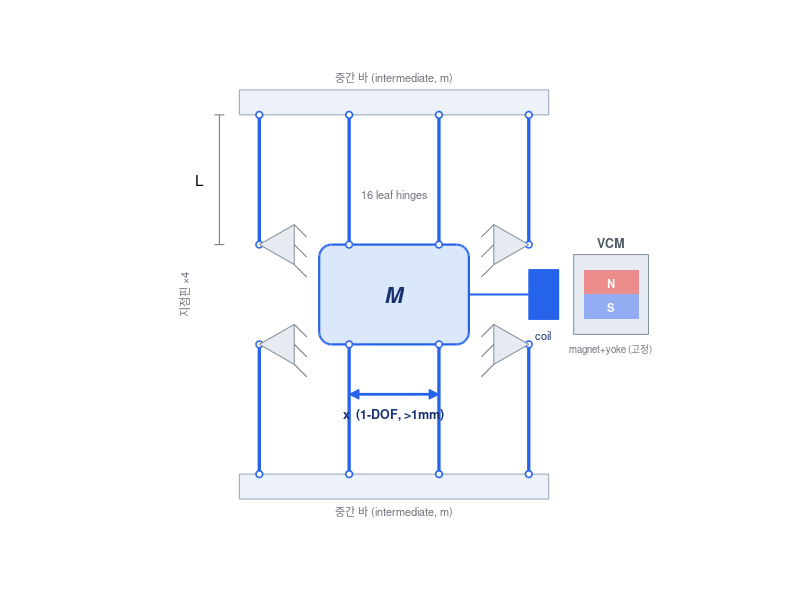

Write MATLAB code to recreate this figure.
%% make_concept_fig.m - 개념도(올바른 DCP 구조 + VCM) PNG 생성
%  구조: 중앙 플랫폼 M + 전폭 상/하 중간바(m) + 양옆 4 지점핀 + 16 힌지 (강의/검증 구조)
clear; clc; close all;
figure('Position',[100 100 660 540]); hold on; axis equal off;
blue=[0.15 0.39 0.92]; fixc=[0.90 0.92 0.95]; soft=[0.86 0.91 0.99]; edg=[0.5 0.55 0.6]; gry=[0.45 0.45 0.5];

% 전폭 상/하 중간바 (m)
rectangle('Position',[24 86 62 5],'FaceColor',[0.93 0.95 0.98],'EdgeColor',[0.58 0.64 0.72]);
rectangle('Position',[24  9 62 5],'FaceColor',[0.93 0.95 0.98],'EdgeColor',[0.58 0.64 0.72]);
text(55,93.5,'중간 바 (intermediate, m)','HorizontalAlignment','center','FontSize',8,'Color',gry);
text(55,6.5 ,'중간 바 (intermediate, m)','HorizontalAlignment','center','FontSize',8,'Color',gry);

% 중앙 무빙 플랫폼 M
rectangle('Position',[40 40 30 20],'Curvature',0.25,'FaceColor',soft,'EdgeColor',blue,'LineWidth',1.6);
text(55,50,'M','HorizontalAlignment','center','FontSize',16,'FontWeight','bold','Color',[0.1 0.2 0.45],'FontAngle','italic');

% 링크 8개 (수직, blade)
L={[46 86 46 60],[64 86 64 60],[46 40 46 14],[64 40 64 14],...   % 내부(바<->플랫폼)
   [28 86 28 60],[82 86 82 60],[28 14 28 40],[82 14 82 40]};     % 외부(바<->지점핀)
for i=1:8, plot([L{i}(1) L{i}(3)],[L{i}(2) L{i}(4)],'-','Color',blue,'LineWidth',2.4); end

% 16 힌지
HX=[28 46 64 82  46 64 46 64  28 46 64 82  28 82 28 82];
HY=[86 86 86 86  60 60 40 40  14 14 14 14  60 60 40 40];
plot(HX,HY,'o','MarkerFaceColor','w','MarkerEdgeColor',blue,'MarkerSize',5,'LineWidth',1.2);

% 양옆 4 지점핀 (해치 삼각) : (28,60)(82,60)(28,40)(82,40)
pins=[28 60 -1; 82 60 1; 28 40 -1; 82 40 1];
for i=1:4
  px=pins(i,1);py=pins(i,2);d=pins(i,3);
  patch(px+[0 -7*d -7*d],py+[0 4 -4],fixc,'EdgeColor',edg);
  for k=-1:1, plot(px-7*d+[0 -2.5*d],py+4*k+[0 -2.5],'-','Color',gry,'LineWidth',0.7); end
end
text(13,50,'지점핀 \times4','HorizontalAlignment','center','FontSize',8,'Color',gry,'Rotation',90);

% L 치수 (좌상단 외부 링크)
plot([20 20],[60 86],'-','Color',gry); plot([19 21],[60 60],'-','Color',gry); plot([19 21],[86 86],'-','Color',gry);
text(17,73,'L','HorizontalAlignment','right','FontSize',11);

% VCM: 코일(가동, 플랫폼에 연결) + 자석/요크(고정)
plot([70 82],[50 50],'-','Color',blue,'LineWidth',1.5);            % 연결 로드
rectangle('Position',[82 45 6 10],'FaceColor',blue,'EdgeColor',blue);
text(85,42,'coil','HorizontalAlignment','center','FontSize',8,'Color',[0.1 0.2 0.45]);
rectangle('Position',[91 42 15 16],'FaceColor',fixc,'EdgeColor',edg);
rectangle('Position',[93 50 11 5],'FaceColor',[0.93 0.55 0.55],'EdgeColor','none');
rectangle('Position',[93 45 11 5],'FaceColor',[0.58 0.68 0.95],'EdgeColor','none');
text(98.5,52.5,'N','HorizontalAlignment','center','FontSize',8,'Color','w','FontWeight','bold');
text(98.5,47.5,'S','HorizontalAlignment','center','FontSize',8,'Color','w','FontWeight','bold');
text(98.5,60.5,'VCM','HorizontalAlignment','center','FontSize',9,'Color',[0.3 0.35 0.4],'FontWeight','bold');
text(98.5,39,'magnet+yoke (고정)','HorizontalAlignment','center','FontSize',7,'Color',gry);

% X 운동 화살표
plot([47 63],[30 30],'-','Color',blue,'LineWidth',2);
plot(47,30,'<','MarkerFaceColor',blue,'MarkerEdgeColor',blue,'MarkerSize',7);
plot(63,30,'>','MarkerFaceColor',blue,'MarkerEdgeColor',blue,'MarkerSize',7);
text(55,26,'x  (1-DOF, >1mm)','HorizontalAlignment','center','FontSize',9,'FontWeight','bold','Color',[0.1 0.2 0.45]);

text(55,70,'16 leaf hinges','HorizontalAlignment','center','FontSize',8,'Color',gry);

xlim([4 114]); ylim([2 100]);
exportgraphics(gcf,fullfile('..','figure','fig0_concept.png'),'Resolution',200);
fprintf('저장: figure/fig0_concept.png (올바른 DCP 구조)\n');
